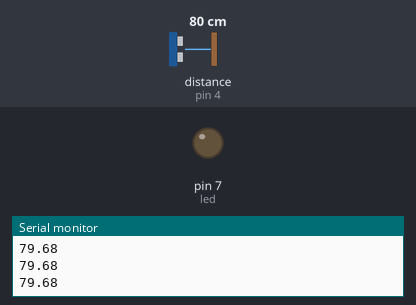
Bench run of a sketch on a simulated Arduino Uno, built with avr-gcc and run on an emulated ATmega328P. Parts: output pins drawn as LEDs (lit = HIGH), the last lines printed to the serial monitor. Wiring (inferred from the names in the program): ultrasonic range finder: trigger pin 3; echo pin 4. The test bench sets the inputs (shaded band); at power-on: distance to the obstacle (sensor on pin 4) 80 cm. The echo pulse lasts 58.3 µs per cm; pins used as bus, display or sensor lines are not drawn.

Above: at 1.2 s.
1.3 s: distance to the obstacle (sensor on pin 4) set to 2 cm
At 2.1 s:
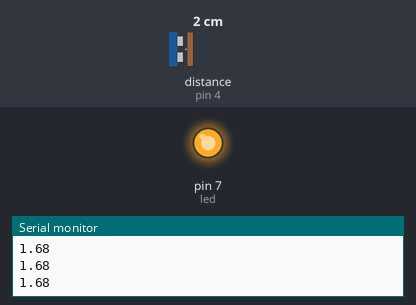
2.8 s: distance to the obstacle (sensor on pin 4) set to 4 cm
4.3 s: distance to the obstacle (sensor on pin 4) set to 7 cm
At 5.7 s:
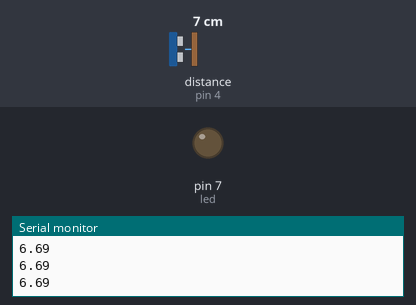
Timing chart, 0 to 7.3 s (numbered marks = the images above; inputs shaded):
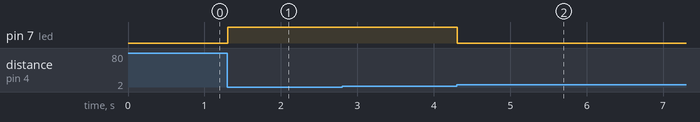

The sketch:

ultrasonic_withled.ino
```cpp
int trig = 3;
int echo = 4;
int led = 7;

// float so that we can handle decimals
float speedOfSoundMetersPerSec = 343;
float duration_microSeconds;
float duration_seconds;
float distance_meters;
float distance_cm;

void setup() {
  // put your setup code here, to run once:

  pinMode(trig,OUTPUT);
  pinMode(echo,INPUT);
  pinMode(led,OUTPUT);

  Serial.begin(9600);

}

float ultrasonic() {
  // reset the ultrasonic sensor
 digitalWrite(trig,LOW);
 delayMicroseconds(5);

 // send a 10 microsecond pulse out through the trigger
 digitalWrite(trig, HIGH);
 delayMicroseconds(10);
 digitalWrite(trig, LOW);

 // wait for the response and store it in duration.  It will return in microseconds.
 duration_microSeconds = pulseIn(echo,HIGH);

 // convert duration to seconds
 duration_seconds = duration_microSeconds / 1000000;

 // get distance traveled in meters.  distance = (speed * time)/2

 distance_meters = (speedOfSoundMetersPerSec * duration_seconds)/2;

 // convert to cm

 distance_cm = distance_meters*100;
 //Serial.println(distance_cm);

 return distance_cm;

}

void loop() {
 Serial.println(ultrasonic());

 if (ultrasonic() < 5) {
  //do something
  digitalWrite(led,HIGH);
 }
 else {
  //do something else
  digitalWrite(led,LOW);
 }

}
```

Measured:
- the behaviour switches between 5 and 6 cm on distance to the obstacle (sensor on pin 4) (found by bisection; images 1 and 2)
- after the input at 1.3 s, pin 7 (led): LOW → HIGH at once
- after the input at 4.3 s, pin 7 (led): HIGH → LOW at once
